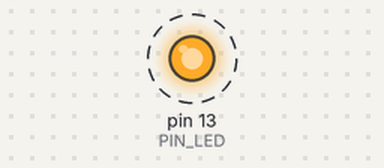
Recording of a sketch running on a simulated Arduino Uno, built with avr-gcc and run on an emulated ATmega328P. Parts: output pins drawn as LEDs (lit = HIGH). Dashed ring = blinking. What the sketch prints to the serial monitor is not drawn.

Above: at 0.5 s.
Timing chart, 0 to 4.6 s (numbered marks = the images above):
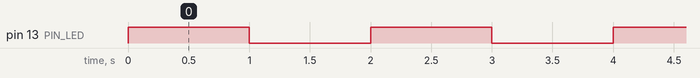

Measured:
- by itself, pin 13 (PIN_LED): alternates HIGH for 1.0 s and LOW for 1.0 s

The sketch:

04_example_3.ino
```cpp
#define PIN_LED 13
bool toggle,button; //set the two global variables

void setup() {
  pinMode(PIN_LED, OUTPUT);
  Serial.begin(115200); // Initialize serial port
  while (!Serial) {
    ; // wait for serial port to connect.
  }
  Serial.println("Hello World!");
  toggle = button = false ; //reset the two global variables
  digitalWrite(PIN_LED, button ); // turn off LED.
}

void loop() {
  toggle=!toggle ; // reverse the toggle's status
  button=toggle; // put the toggle in to the button.
  Serial.println(button); //check the button
  digitalWrite(PIN_LED, button) ; // update LED status.
  delay(1000); //wait for 1,000 milliseconds
  }
```
